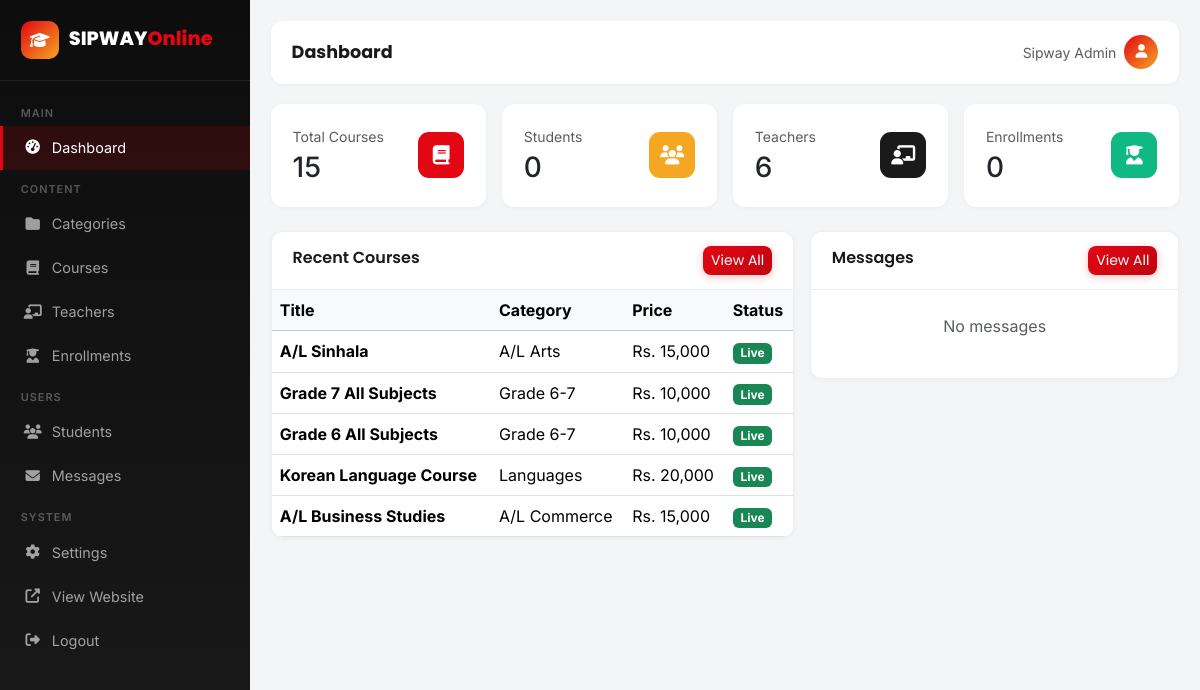
/admin/admin-dashboard.php (signed in), run on the app's committed database.
### tables this page shows
CREATE TABLE courses (
    id INT AUTO_INCREMENT PRIMARY KEY,
    category_id INT,
    teacher_id INT,
    title VARCHAR(200) NOT NULL,
    title_si VARCHAR(200),
    slug VARCHAR(200) UNIQUE NOT NULL,
    short_desc VARCHAR(500),
    description TEXT,
    thumbnail VARCHAR(255) DEFAULT 'default-course.jpg',
    duration VARCHAR(50),
    level VARCHAR(50) DEFAULT 'A/L',
    price DECIMAL(10,2) DEFAULT 0,
    is_featured TINYINT(1) DEFAULT 0,
    is_published TINYINT(1) DEFAULT 1,
    views INT DEFAULT 0,
    created_at TIMESTAMP DEFAULT CURRENT_TIMESTAMP,
    FOREIGN KEY (category_id) REFERENCES categories(id) ON DELETE SET NULL,
    FOREIGN KEY (teacher_id) REFERENCES teachers(id) ON DELETE SET NULL
);

CREATE TABLE categories (
    id INT AUTO_INCREMENT PRIMARY KEY,
    name VARCHAR(100) NOT NULL,
    name_si VARCHAR(100),
    slug VARCHAR(100) UNIQUE NOT NULL,
    icon VARCHAR(50) DEFAULT 'fas fa-book',
    color VARCHAR(20) DEFAULT '#E30613',
    sort_order INT DEFAULT 0,
    image VARCHAR(255) DEFAULT NULL
);

### includes/functions.php (called while the page is built, shortened)
<?php
function e($str) {
    return htmlspecialchars($str ?? '', ENT_QUOTES, 'UTF-8');
}
function formatPrice($price) {
    return 'Rs. ' . number_format($price, 0);
}

### admin/admin-dashboard.php (the view, shortened to what this page needs)
<?php
require_once 'includes/admin-header.php';
$pdo = getDB();
$stats = [
    'courses' => $pdo->query("SELECT COUNT(*) FROM courses")->fetchColumn(),
    'students' => $pdo->query("SELECT COUNT(*) FROM users WHERE role='student'")->fetchColumn(),
    'teachers' => $pdo->query("SELECT COUNT(*) FROM teachers")->fetchColumn(),
    'enrollments' => $pdo->query("SELECT COUNT(*) FROM enrollments")->fetchColumn(),
    'messages' => $pdo->query("SELECT COUNT(*) FROM contact_messages WHERE is_read=0")->fetchColumn(),
];
$recent = $pdo->query("SELECT c.title, cat.name as cat, c.price, c.is_published FROM courses c LEFT JOIN categories cat ON c.category_id=cat.id ORDER BY c.created_at DESC LIMIT 5")->fetchAll();
$msgs = $pdo->query("SELECT * FROM contact_messages ORDER BY created_at DESC LIMIT 5")->fetchAll();
?>
<div class="row g-3 mb-4">
<?php
$cards = [
    ['courses','Total Courses','#E30613','fas fa-book'],
    ['students','Students','#F5A623','fas fa-users'],
    ['teachers','Teachers','#1A1A1A','fas fa-chalkboard-teacher'],
    ['enrollments','Enrollments','#10b981','fas fa-user-graduate'],
];
foreach ($cards as $c): ?>
<div class="col-xl-3 col-md-6"><div class="stat-card"><div class="d-flex justify-content-between align-items-center">
<div><p class="text-muted mb-1 small"><?php echo $c[1]; ?></p><h3 class="mb-0"><?php echo $stats[$c[0]]; ?></h3></div>
<div class="icon" style="background:<?php echo $c[2]; ?>"><i class="<?php echo $c[3]; ?>"></i></div>
</div></div></div>
<?php endforeach; ?>
</div>
<div class="row g-3">
<div class="col-lg-7"><div class="table-card">
<div class="card-header d-flex justify-content-between"><span>Recent Courses</span><a href="admin-courses.php" class="btn btn-sm btn-primary">View All</a></div>
<div class="table-responsive"><table class="table table-hover mb-0"><thead class="table-light"><tr><th>Title</th><th>Category</th><th>Price</th><th>Status</th></tr></thead><tbody>
<?php foreach ($recent as $r): ?><tr>
<td><strong><?php echo e($r['title']); ?></strong></td>
<td><?php echo e($r['cat']??'-'); ?></td>
<td><?php echo formatPrice($r['price']); ?></td>
<td><?php echo $r['is_published']?'<span class="badge bg-success">Live</span>':'<span class="badge bg-secondary">Draft</span>'; ?></td>
</tr><?php endforeach; ?>
</tbody></table></div></div></div>
<div class="col-lg-5"><div class="table-card">
<div class="card-header d-flex justify-content-between"><span>Messages </span><a href="admin-messages.php" class="btn btn-sm btn-primary">View All</a></div>
<div class="p-3">
<?php if (empty($msgs)): ?><p class="text-muted text-center py-2">No messages</p>
<?php else: foreach ($msgs as $m): ?>
<div class="d-flex gap-2 mb-2 pb-2 border-bottom">
<div class="user-av flex-shrink-0" style="width:32px;height:32px;font-size:.75rem"><?php echo strtoupper(substr($m['name'],0,1)); ?></div>
<div><strong class="d-block small"><?php echo e($m['name']); ?></strong>
<small class="text-muted"><?php echo e(mb_substr($m['message'],0,40)); ?>...</small></div>
</div>
<?php endforeach; endif; ?>
</div></div></div>
</div>
<?php require_once 'includes/admin-footer.php'; ?>

### admin/includes/admin-header.php (style rules this page uses)
:root { --sw:250px;--red:#E30613;--red-d:#C00510;--black:#1A1A1A;--orange:#F5A623 }
body { font-family:'Inter',sans-serif;background:#f4f5f7 }
.stat-card { background:#fff;border-radius:12px;padding:1.3rem;box-shadow:0 1px 4px rgba(0,0,0,.04);transition:.3s;border:1px solid transparent }
.stat-card .icon { width:46px;height:46px;border-radius:11px;display:flex;align-items:center;justify-content:center;font-size:1.2rem;color:#fff }
.table-card { background:#fff;border-radius:12px;box-shadow:0 1px 4px rgba(0,0,0,.04);overflow:hidden;border:1px solid #eee }
.table-card .card-header { background:#fff;border-bottom:1px solid #eee;padding:.9rem 1.3rem;font-weight:600;font-family:'Poppins',sans-serif;color:var(--black) }
.btn-primary { background:linear-gradient(135deg,var(--red),var(--red-d));border:none;border-radius:8px;box-shadow:0 2px 8px rgba(227,6,19,.25) }

### data on the page
courses: title "A/L Sinhala", category.name "A/L Arts", price "Rs. 15,000", is_published "Live"
courses: title "Grade 7 All Subjects", category.name "Grade 6-7", price "Rs. 10,000", is_published "Live"
courses: title "Grade 6 All Subjects", category.name "Grade 6-7", price "Rs. 10,000", is_published "Live"
courses: title "Korean Language Course", category.name "Languages", price "Rs. 20,000", is_published "Live"
courses: title "A/L Business Studies", category.name "A/L Commerce", price "Rs. 15,000", is_published "Live"

### other printed values
$page_title "Dashboard"
$_SESSION['full_name'] "Sipway Admin"
$c[1] "Total Courses"
$stats[$c[0]] "15"
$c[1] "Students"
$stats[$c[0]] "0"
$c[1] "Teachers"
$stats[$c[0]] "6"
$c[1] "Enrollments"
